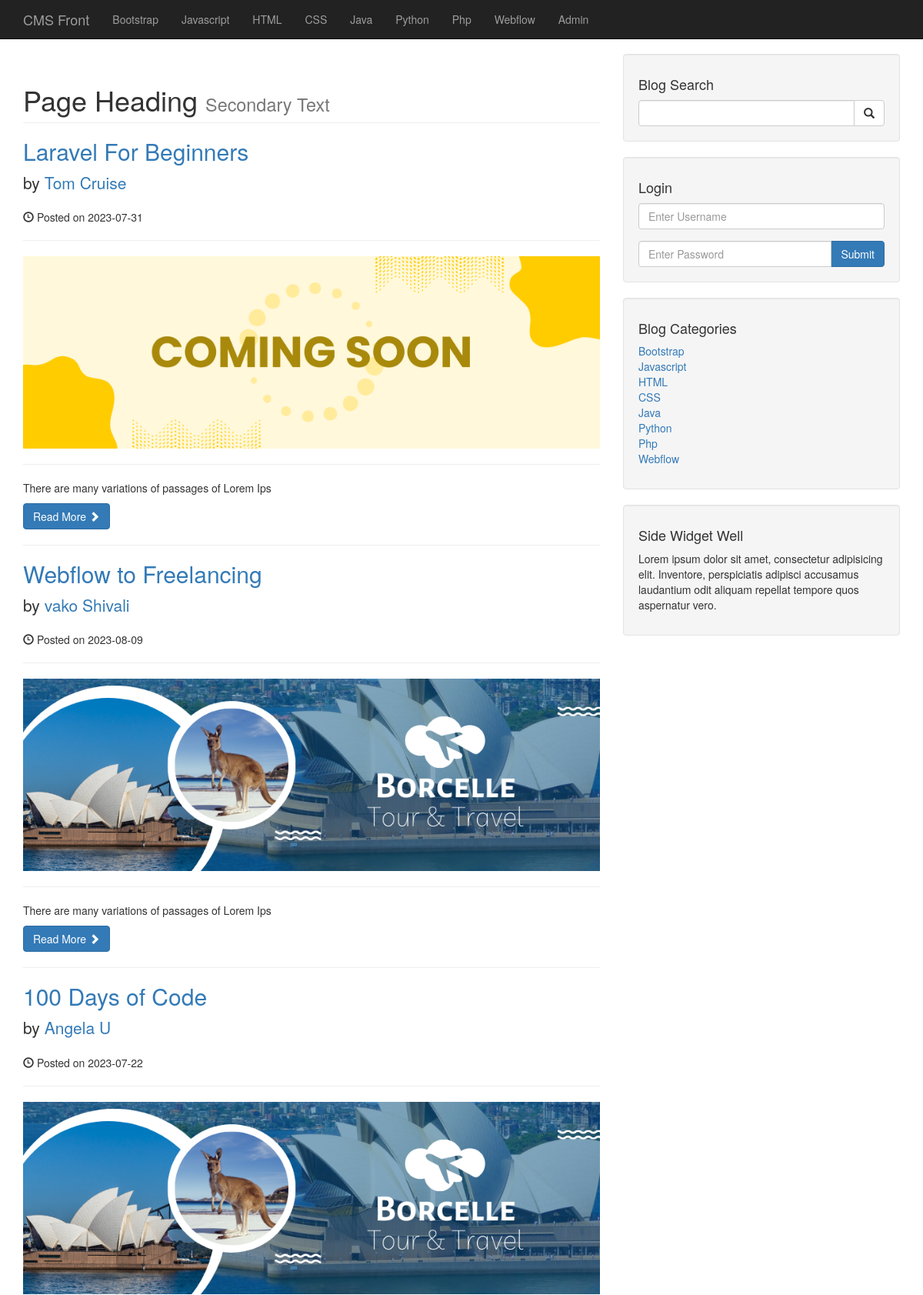
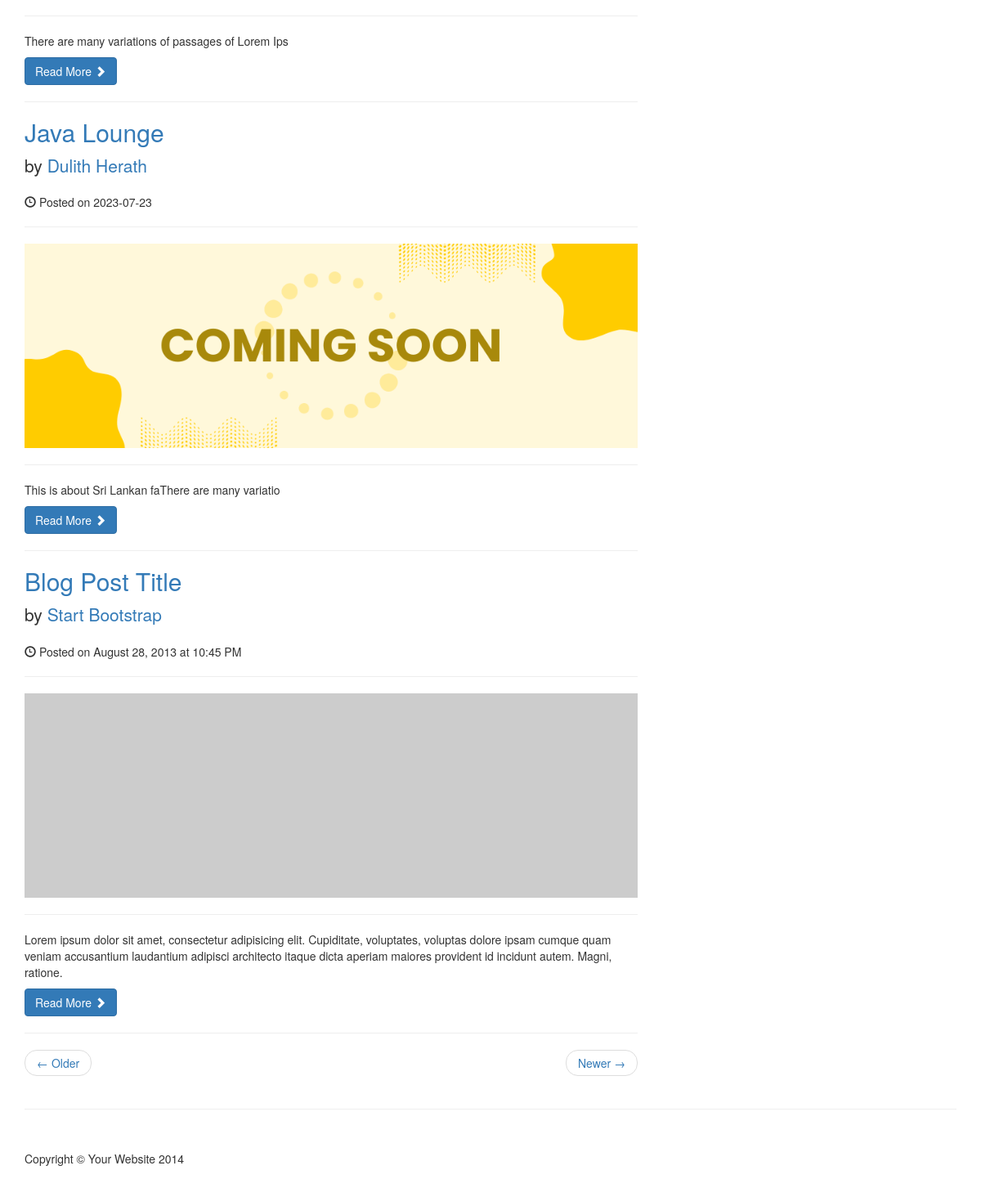
The page / on the database its author committed (2 pictures, top to bottom).
### tables this page shows
CREATE TABLE `categories` (
  `cat_id` int(3) NOT NULL,
  `cat_title` varchar(255) NOT NULL
);

CREATE TABLE `posts` (
  `post_id` int(3) NOT NULL,
  `post_category_id` int(3) NOT NULL,
  `post_title` varchar(255) NOT NULL,
  `post_author` varchar(255) NOT NULL,
  `post_date` date NOT NULL,
  `post_image` text NOT NULL,
  `post_content` text NOT NULL,
  `post_tags` varchar(255) NOT NULL,
  `post_comment_count` int(10) NOT NULL,
  `post_status` varchar(255) DEFAULT 'draft'
);

### index.php (the view, shortened to what this page needs)
<?php include "includes/db.php" ?>
<?php include "includes/header.php"?>
    <?php include "includes/navigation.php"?>
    <div class="container">
        <div class="row">
            <div class="col-md-8">
                <h1 class="page-header">
                    Page Heading
                    <small>Secondary Text</small>
                </h1>
                <?php
                $query = "SELECT * FROM posts WHERE post_status = 'published'";
                $get_posts_query = mysqli_query($conn,$query);
                while($row = mysqli_fetch_assoc($get_posts_query)){
                    $post_id = $row['post_id'];
                    $post_title = $row['post_title'];
                    $post_author = $row['post_author'];
                    $post_date = $row['post_date'];
                    $post_image = $row['post_image'];
                    $post_content = substr($row['post_content'],0,50);
                ?>
                <h2>
                    <a href="post.php?p_id=<?php echo $post_id;?>"><?php echo $post_title; ?></a>
                </h2>
                <p class="lead">
                    by <a href="index.php"><?php echo $post_author; ?></a>
                </p>
                <p><span class="glyphicon glyphicon-time"></span> Posted on <?php echo $post_date; ?></p>
                <hr>
                <img class="img-responsive" src="images/<?php echo $post_image;?>">
                <hr>
                <p><?php echo $post_content; ?></p>
                <a class="btn btn-primary" href="post.php?p_id=<?php echo $post_id;?>">Read More <span class="glyphicon glyphicon-chevron-right"></span></a>
                <hr>
            <?php }?>
                <h2>
                    <a href="#">Blog Post Title</a>
                </h2>
                <p class="lead">
                    by <a href="index.php">Start Bootstrap</a>
                </p>
                <p><span class="glyphicon glyphicon-time"></span> Posted on August 28, 2013 at 10:45 PM</p>
                <hr>
                <img class="img-responsive" src="http://placehold.it/900x300" alt="">
                <hr>
                <p>Lorem ipsum dolor sit amet, consectetur adipisicing elit. Cupiditate, voluptates, voluptas dolore ipsam cumque quam veniam accusantium laudantium adipisci architecto itaque dicta aperiam maiores provident id incidunt autem. Magni, ratione.</p>
                <a class="btn btn-primary" href="#">Read More <span class="glyphicon glyphicon-chevron-right"></span></a>
                <hr>
                <ul class="pager">
                    <li class="previous">
                        <a href="#">&larr; Older</a>
                    </li>
                    <li class="next">
                        <a href="#">Newer &rarr;</a>
                    </li>
                </ul>
            </div>
            <?php include "includes/sidebar.php" ?>
        <hr>
<?php include "includes/footer.php"?>

### includes/header.php (shortened to what this page needs)
<!DOCTYPE html>
<html lang="en">
<head>
    <link href="css/bootstrap.min.css" rel="stylesheet">
    <link href="css/blog-home.css" rel="stylesheet">
</head>
<body>

### includes/navigation.php (shortened to what this page needs)
<nav class="navbar navbar-inverse navbar-fixed-top" role="navigation">
        <div class="container">
            <div class="navbar-header">
                <a class="navbar-brand" href="index.php">CMS Front</a>
            </div>
            <div class="collapse navbar-collapse" id="bs-example-navbar-collapse-1">
                <ul class="nav navbar-nav">
        <?php
            $query = "SELECT * FROM categories";
            $select_all_categories_query = mysqli_query($conn,$query);
            while ($row=mysqli_fetch_assoc($select_all_categories_query)) {
                $cat_id = $row['cat_id'];
                $cat_title = $row['cat_title'];
        ?>
                <li>
                    <a href="category.php?category=<?php echo $cat_id?>"><?php echo $cat_title?></a>
                </li>
        <?php
           }
           ?>
                <li>
                    <a href="admin/index.php">Admin</a>
                </li>
                </ul>
            </div>
        </div>
    </nav>

### includes/sidebar.php
<div class="col-md-4">
<div class="well">
    <h4>Blog Search</h4>
    <form action="../search.php" method="post">
    <div class="input-group">
        <input type="text" class="form-control" name="search">
        <span class="input-group-btn">
            <button class="btn btn-default" type="submit">
                <span class="glyphicon glyphicon-search"></span>
        </button>
        </span>
    </div>
    </form>
</div>
<div class="well">
    <h4>Login</h4>
    <form action="includes/login.php" method="post">
    <div class="form-group">
        <input type="text" class="form-control" name="username" placeholder="Enter Username">
    </div>
    <div class="input-group">
        <input type="password" class="form-control" name="password" placeholder="Enter Password">
        <span class="input-group-btn">
            <button class="btn btn-primary" name="login" type="submit">Submit</button>
        </span>
    </div>
    </form>
</div>
<div class="well">
    <h4>Blog Categories</h4>
    <div class="row">
        <div class="col-lg-12">
            <ul class="list-unstyled">
        <?php
            $query = "SELECT * FROM categories";
            $select_all_categories_query = mysqli_query($conn,$query);
            while ($row=mysqli_fetch_assoc($select_all_categories_query)) {
                $cat_id = $row['cat_id'];
                $cat_title = $row['cat_title'];
        ?>
                <li>
                    <a href="category.php?category=<?php echo $cat_id?>"><?php echo $cat_title?></a>
                </li>
        <?php
           }
           ?>
            </ul>
        </div>
    </div>
</div>
<?php include "includes/widgets.php" ?>
</div>
</div>

### includes/widgets.php
<div class="well">
    <h4>Side Widget Well</h4>
    <p>Lorem ipsum dolor sit amet, consectetur adipisicing elit. Inventore, perspiciatis adipisci accusamus laudantium odit aliquam repellat tempore quos aspernatur vero.</p>
</div>

### includes/footer.php (shortened to what this page needs)
<footer>
            <div class="row">
                <div class="col-lg-12">
                    <p>Copyright &copy; Your Website 2014</p>
                </div>
            </div>
        </footer>
    </div>
</body>
</html>

### css/blog-home.css (style rules this page uses)
body { padding-top: 70px; }
footer { margin: 50px 0; }

### rows shown on the page
categories: cat_title "Bootstrap"
categories: cat_title "Javascript"
categories: cat_title "HTML"
categories: cat_title "CSS"
categories: cat_title "Java"
categories: cat_title "Python"
categories: cat_title "Php"
categories: cat_title "Webflow"
posts: post_title "Laravel For Beginners", post_author "Tom Cruise", post_date "2023-07-31", post_image (picture), post_content "There are many variations of passages of Lorem Ips"
posts: post_title "Webflow to Freelancing", post_author "vako Shivali", post_date "2023-08-09", post_image (picture), post_content "There are many variations of passages of Lorem Ips"
posts: post_title "100 Days of Code", post_author "Angela U", post_date "2023-07-22", post_image (picture), post_content "There are many variations of passages of Lorem Ips"
posts: post_title "Java Lounge", post_author "Dulith Herath", post_date "2023-07-23", post_image (picture), post_content "This is about Sri Lankan faThere are many variatio"
